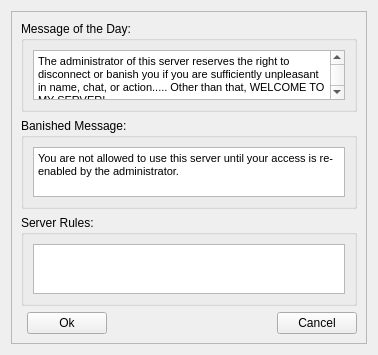
<?xml version="1.0" encoding="UTF-8"?>
<ui version="4.0">
 <class>Messages</class>
 <widget class="QDialog" name="Messages">
  <property name="geometry">
   <rect>
    <x>0</x>
    <y>0</y>
    <width>378</width>
    <height>328</height>
   </rect>
  </property>
  <property name="windowTitle">
   <string>System Messages</string>
  </property>
  <layout class="QGridLayout" name="gridLayout">
   <item row="0" column="0">
    <widget class="QFrame" name="frame">
     <property name="frameShape">
      <enum>QFrame::StyledPanel</enum>
     </property>
     <property name="frameShadow">
      <enum>QFrame::Raised</enum>
     </property>
     <layout class="QGridLayout" name="gridLayout_2">
      <item row="2" column="0" colspan="4">
       <widget class="QGroupBox" name="groupBox_4">
        <property name="title">
         <string>Server Rules:</string>
        </property>
        <layout class="QGridLayout" name="gridLayout_6">
         <item row="0" column="0">
          <widget class="QTextEdit" name="rulesEdit">
           <property name="minimumSize">
            <size>
             <width>0</width>
             <height>50</height>
            </size>
           </property>
           <property name="acceptRichText">
            <bool>false</bool>
           </property>
          </widget>
         </item>
        </layout>
       </widget>
      </item>
      <item row="1" column="0" colspan="4">
       <widget class="QGroupBox" name="groupBox_2">
        <property name="title">
         <string>Banished Message:</string>
        </property>
        <layout class="QGridLayout" name="gridLayout_4">
         <item row="0" column="0">
          <widget class="QTextEdit" name="banishedEdit">
           <property name="minimumSize">
            <size>
             <width>0</width>
             <height>50</height>
            </size>
           </property>
           <property name="html">
            <string>&lt;!DOCTYPE HTML PUBLIC &quot;-//W3C//DTD HTML 4.0//EN&quot; &quot;http://www.w3.org/TR/REC-html40/strict.dtd&quot;&gt;
&lt;html&gt;&lt;head&gt;&lt;meta name=&quot;qrichtext&quot; content=&quot;1&quot; /&gt;&lt;style type=&quot;text/css&quot;&gt;
p, li { white-space: pre-wrap; }
&lt;/style&gt;&lt;/head&gt;&lt;body style=&quot; font-family:'MS Shell Dlg 2'; font-size:8.25pt; font-weight:400; font-style:normal;&quot;&gt;
&lt;p style=&quot; margin-top:0px; margin-bottom:0px; margin-left:0px; margin-right:0px; -qt-block-indent:0; text-indent:0px;&quot;&gt;&lt;span style=&quot; font-size:8pt;&quot;&gt;You are not allowed to use this server until your access is re-enabled by the administrator.&lt;/span&gt;&lt;/p&gt;&lt;/body&gt;&lt;/html&gt;</string>
           </property>
           <property name="acceptRichText">
            <bool>false</bool>
           </property>
          </widget>
         </item>
        </layout>
       </widget>
      </item>
      <item row="0" column="0" colspan="4">
       <widget class="QGroupBox" name="groupBox">
        <property name="title">
         <string>Message of the Day:</string>
        </property>
        <layout class="QGridLayout" name="gridLayout_3">
         <item row="0" column="0">
          <widget class="QTextEdit" name="motdEdit">
           <property name="minimumSize">
            <size>
             <width>0</width>
             <height>50</height>
            </size>
           </property>
           <property name="html">
            <string>&lt;!DOCTYPE HTML PUBLIC &quot;-//W3C//DTD HTML 4.0//EN&quot; &quot;http://www.w3.org/TR/REC-html40/strict.dtd&quot;&gt;
&lt;html&gt;&lt;head&gt;&lt;meta name=&quot;qrichtext&quot; content=&quot;1&quot; /&gt;&lt;style type=&quot;text/css&quot;&gt;
p, li { white-space: pre-wrap; }
&lt;/style&gt;&lt;/head&gt;&lt;body style=&quot; font-family:'MS Shell Dlg 2'; font-size:8.25pt; font-weight:400; font-style:normal;&quot;&gt;
&lt;p style=&quot; margin-top:0px; margin-bottom:0px; margin-left:0px; margin-right:0px; -qt-block-indent:0; text-indent:0px;&quot;&gt;&lt;span style=&quot; font-size:8pt;&quot;&gt;The administrator of this server reserves the right to disconnect or banish you if you are sufficiently unpleasant in name, chat, or action..... Other than that, WELCOME TO MY SERVER!&lt;/span&gt;&lt;/p&gt;&lt;/body&gt;&lt;/html&gt;</string>
           </property>
           <property name="acceptRichText">
            <bool>false</bool>
           </property>
          </widget>
         </item>
        </layout>
       </widget>
      </item>
      <item row="3" column="2">
       <spacer name="horizontalSpacer">
        <property name="orientation">
         <enum>Qt::Horizontal</enum>
        </property>
        <property name="sizeHint" stdset="0">
         <size>
          <width>246</width>
          <height>20</height>
         </size>
        </property>
       </spacer>
      </item>
      <item row="3" column="3">
       <widget class="QPushButton" name="reloadSettings">
        <property name="text">
         <string>Cancel</string>
        </property>
        <property name="autoDefault">
         <bool>false</bool>
        </property>
       </widget>
      </item>
      <item row="3" column="1">
       <widget class="QPushButton" name="saveSettings">
        <property name="text">
         <string>Ok</string>
        </property>
        <property name="autoDefault">
         <bool>false</bool>
        </property>
       </widget>
      </item>
     </layout>
    </widget>
   </item>
  </layout>
 </widget>
 <resources/>
 <connections/>
</ui>
